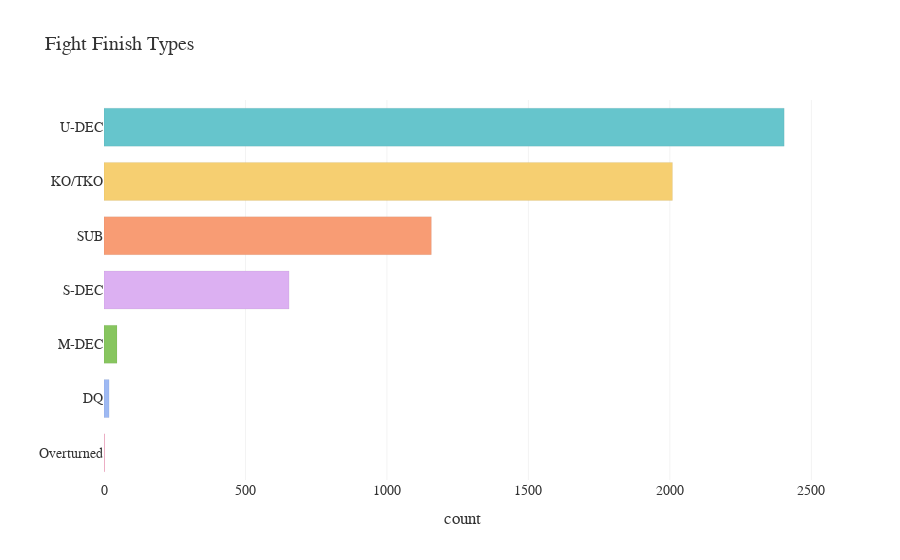

Notebook code cell kept with this figure:
### Code cell
finish_counts = ufc['Finish'].value_counts().reset_index()
finish_counts.columns = ['Finish', 'Count']

fig = px.bar(finish_counts, x = 'Count', y = 'Finish', orientation = 'h',
             color = 'Finish', color_discrete_sequence = px.colors.qualitative.Pastel,
             title = 'Fight Finish Types')

fig.update_layout(plot_bgcolor = 'white', paper_bgcolor = 'white',
                  font = dict(family = "Helvetica Neue", size = 14, color = "#333"),
                  xaxis = dict(title = 'count', gridcolor = 'rgba(0,0,0,0.05)'),
                  yaxis = dict(title = ''), title_x = 0.05, showlegend = False, bargap = 0.3)

fig.update_traces(marker_line_width = 0.5, marker_line_color = 'rgba(0,0,0,0.1)')
fig.show()

### Figure 1 — Plotly figure (JSON) as saved in the notebook; plotly's stock layout.template omitted (floating-point values rounded to 4 significant figures)
{"data": [{"hovertemplate": "Finish=%{y}<br>Count=%{x}<extra></extra>", "legendgroup": "U-DEC", "marker": {"color": "rgb(102, 197, 204)", "line": {"color": "rgba(0,0,0,0.1)", "width": 0.5}, "pattern": {"shape": ""}}, "name": "U-DEC", "orientation": "h", "showlegend": true, "textposition": "auto", "type": "bar", "x": [2404], "xaxis": "x", "y": ["U-DEC"], "yaxis": "y"}, {"hovertemplate": "Finish=%{y}<br>Count=%{x}<extra></extra>", "legendgroup": "KO/TKO", "marker": {"color": "rgb(246, 207, 113)", "line": {"color": "rgba(0,0,0,0.1)", "width": 0.5}, "pattern": {"shape": ""}}, "name": "KO/TKO", "orientation": "h", "showlegend": true, "textposition": "auto", "type": "bar", "x": [2009], "xaxis": "x", "y": ["KO/TKO"], "yaxis": "y"}, {"hovertemplate": "Finish=%{y}<br>Count=%{x}<extra></extra>", "legendgroup": "SUB", "marker": {"color": "rgb(248, 156, 116)", "line": {"color": "rgba(0,0,0,0.1)", "width": 0.5}, "pattern": {"shape": ""}}, "name": "SUB", "orientation": "h", "showlegend": true, "textposition": "auto", "type": "bar", "x": [1157], "xaxis": "x", "y": ["SUB"], "yaxis": "y"}, {"hovertemplate": "Finish=%{y}<br>Count=%{x}<extra></extra>", "legendgroup": "S-DEC", "marker": {"color": "rgb(220, 176, 242)", "line": {"color": "rgba(0,0,0,0.1)", "width": 0.5}, "pattern": {"shape": ""}}, "name": "S-DEC", "orientation": "h", "showlegend": true, "textposition": "auto", "type": "bar", "x": [654], "xaxis": "x", "y": ["S-DEC"], "yaxis": "y"}, {"hovertemplate": "Finish=%{y}<br>Count=%{x}<extra></extra>", "legendgroup": "M-DEC", "marker": {"color": "rgb(135, 197, 95)", "line": {"color": "rgba(0,0,0,0.1)", "width": 0.5}, "pattern": {"shape": ""}}, "name": "M-DEC", "orientation": "h", "showlegend": true, "textposition": "auto", "type": "bar", "x": [46], "xaxis": "x", "y": ["M-DEC"], "yaxis": "y"}, {"hovertemplate": "Finish=%{y}<br>Count=%{x}<extra></extra>", "legendgroup": "DQ", "marker": {"color": "rgb(158, 185, 243)", "line": {"color": "rgba(0,0,0,0.1)", "width": 0.5}, "pattern": {"shape": ""}}, "name": "DQ", "orientation": "h", "showlegend": true, "textposition": "auto", "type": "bar", "x": [18], "xaxis": "x", "y": ["DQ"], "yaxis": "y"}, {"hovertemplate": "Finish=%{y}<br>Count=%{x}<extra></extra>", "legendgroup": "Overturned", "marker": {"color": "rgb(254, 136, 177)", "line": {"color": "rgba(0,0,0,0.1)", "width": 0.5}, "pattern": {"shape": ""}}, "name": "Overturned", "orientation": "h", "showlegend": true, "textposition": "auto", "type": "bar", "x": [2], "xaxis": "x", "y": ["Overturned"], "yaxis": "y"}], "layout": {"bargap": 0.3, "barmode": "relative", "font": {"color": "#333", "family": "Helvetica Neue", "size": 14}, "legend": {"title": {"text": "Finish"}, "tracegroupgap": 0}, "paper_bgcolor": "white", "plot_bgcolor": "white", "showlegend": false, "title": {"text": "Fight Finish Types", "x": 0.05}, "xaxis": {"anchor": "y", "domain": [0, 1], "gridcolor": "rgba(0,0,0,0.05)", "title": {"text": "count"}}, "yaxis": {"anchor": "x", "categoryarray": ["Overturned", "DQ", "M-DEC", "S-DEC", "SUB", "KO/TKO", "U-DEC"], "categoryorder": "array", "domain": [0, 1], "title": {"text": ""}}}}
